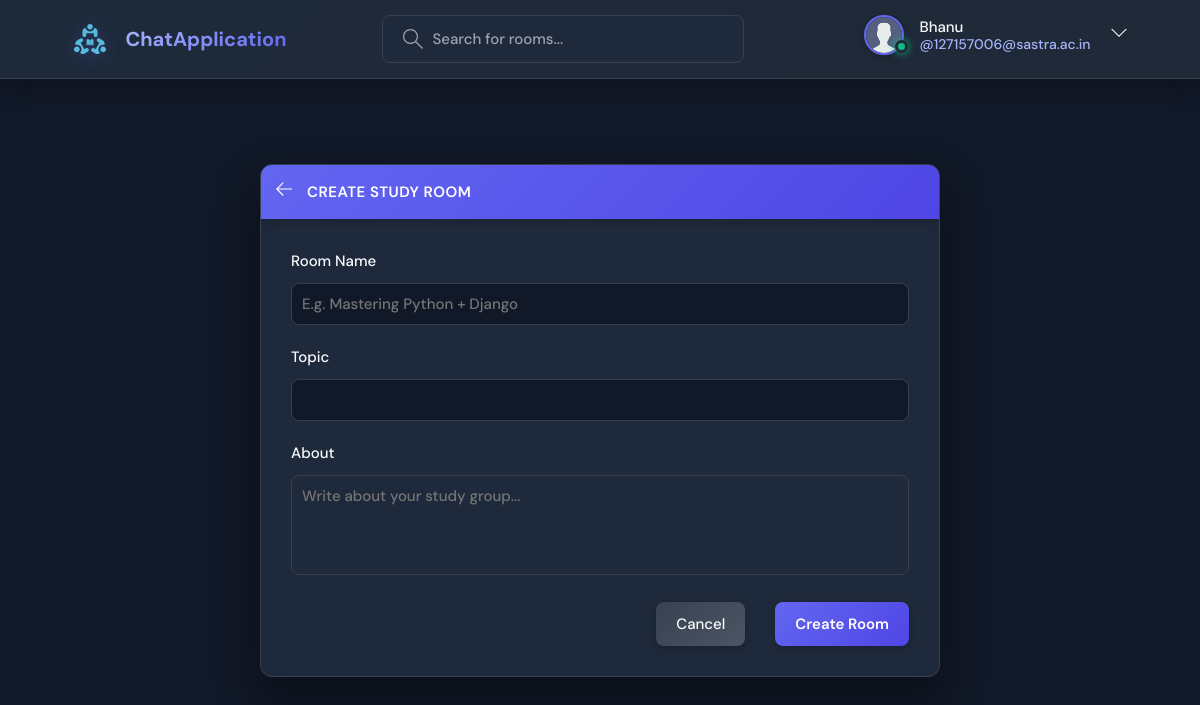
Page /create-room/ (signed in) on the committed database.
### app/models.py (models this page shows)
class User(AbstractUser):
    name = models.CharField(max_length=200,null=True)
    email = models.EmailField(null=True,unique=True)
    bio = models.TextField(null=True)
    avatar = models.ImageField(null=True,default = "avatar.svg")
    USERNAME_FIELD = 'email'
    REQUIRED_FIELDS=[]

### app/views.py (the view, shortened to what this page needs)
# urls.py: path('create-room/',views.createRoom,name="create-room"),
@login_required(login_url='/login')
def createRoom(request):
    form = RoomForm()
    topics = Topic.objects.all()
    context = {'form':form,'topics':topics}
    return render(request,'app/room_form.html',context)

### app/forms.py
class RoomForm(ModelForm):
    class Meta:
        model = Room
        fields='__all__'
        exclude=['host','participants']

### app/templates/app/room_form.html (shortened to what this page needs)
{% extends 'main.html' %}
{% block content %}
<main class="create-room layout">
    <div class="container">
      <div class="layout__box">
        <div class="layout__boxHeader">
          <div class="layout__boxTitle">
            <a href="{{request.META.HTTP_REFERER}}">
              <svg version="1.1" xmlns="http://www.w3.org/2000/svg" width="32" height="32" viewBox="0 0 32 32">
                <title>arrow-left</title>
                <path
                  d="M13.723 2.286l-13.723 13.714 13.719 13.714 1.616-1.611-10.96-10.96h27.625v-2.286h-27.625l10.965-10.965-1.616-1.607z">
                </path>
              </svg>
            </a>
            <h3>Create Study Room</h3>
          </div>
        </div>
        <div class="layout__body">
          <form class="form" method="POST" action="">
            <div class="form__group">
              <label for="room_name">Room Name</label>
              <input id="room_name" name="name" type="text" placeholder="E.g. Mastering Python + Django" />
            </div>
            <div class="form__group">
              <label for="room_topic">Topic</label>
              <input required type="text" name="topic" id="room_topic" list="topic-list" />
            </div>
            <div class="form__group">
              <label for="room_about">About</label>
              <textarea name="room_about" id="room_about" placeholder="Write about your study group..."></textarea>
            </div>
            <div class="form__action">
              <a class="btn btn--dark" href="{{request.META.HTTP_REFERER}}">Cancel</a>
              <button class="btn btn--main" type="submit">Create Room</button>
            </div>
          </form>
        </div>
      </div>
    </div>
  </main>
{% endblock content %}

### templates/navbar.html (shortened to what this page needs)
{% load static %}
<header class="header header--loggedIn">
    <div class="container">
        <a href="{% url 'home' %}" class="header__logo">
            <img src="{% static 'images/logo.svg' %}" />
            <h1>ChatApplication</h1>
        </a>
        <form class="header__search" method="GET" action="{% url 'home' %}">
            <label>
                <input name="q" placeholder="Search for rooms..." />
            </label>
        </form>
        <nav class="header__menu">
            {% if request.user.is_authenticated %}
            <div class="header__user">
                <a href="{% url 'update-user' %}">
                    <div class="avatar avatar--medium active">
                        <img src="{{request.user.avatar.url}}" />
                    </div>
                    <p>{{request.user.name}}<span>@{{request.user.email}}</span></p>
                </a>
                <button class="dropdown-button">
                    <svg version="1.1" xmlns="http://www.w3.org/2000/svg" width="32" height="32" viewBox="0 0 32 32">
                        <title>chevron-down</title>
                        <path d="M16 21l-13-13h-3l16 16 16-16h-3l-13 13z"></path>
                    </svg>
                </button>
            </div>
            {% else %}
            <a href="{% url 'login' %}">
                <img src="{% static 'images/avatar.svg' %}" />
                <p>Login</p>
            </a>
            {% endif %}
        </nav>
    </div>
</header>

### rows in the picture
User: user.avatar (placeholder picture), user.name "Bhanu", user.email "127157006@sastra.ac.in"
